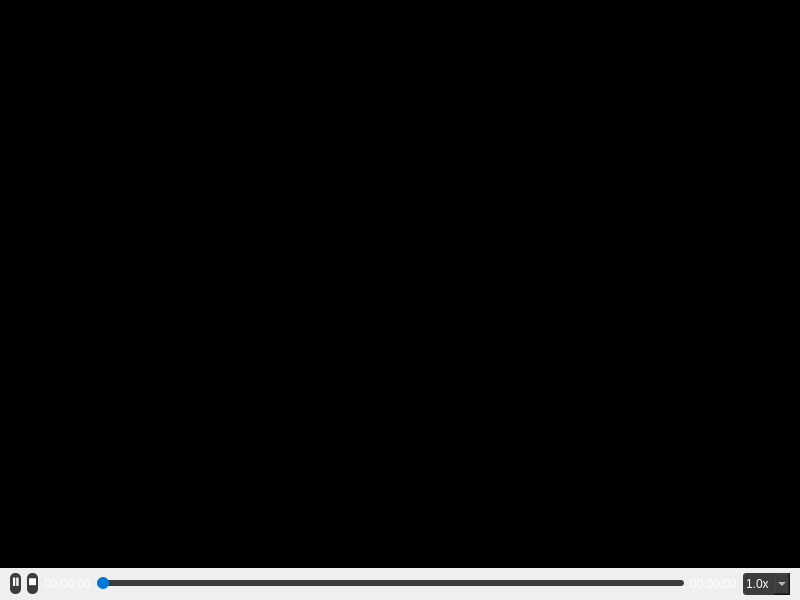
<?xml version="1.0" encoding="UTF-8"?>
<ui version="4.0">
 <class>XPlayVideo</class>
 <widget class="QWidget" name="XPlayVideo">
  <property name="geometry">
   <rect>
    <x>0</x>
    <y>0</y>
    <width>800</width>
    <height>600</height>
   </rect>
  </property>
  <property name="windowTitle">
   <string>视频回放</string>
  </property>
  <property name="styleSheet">
   <string notr="true">
    QPushButton {
        background-color: #3c3c3c;
        border: none;
        border-radius: 5px;
        color: white;
        font: bold 12px;
    }
    QPushButton:hover {
        background-color: #5c5c5c;
    }
    QSlider::groove:horizontal {
        height: 6px;
        background: #3c3c3c;
        border-radius: 3px;
    }
    QSlider::handle:horizontal {
        background: #0078d7;
        width: 12px;
        margin: -3px 0;
        border-radius: 6px;
    }
    QSlider::sub-page:horizontal {
        background: #0078d7;
        border-radius: 3px;
    }
    QLabel {
        color: white;
        font: 12px;
    }
    QComboBox {
        background-color: #3c3c3c;
        border: none;
        border-radius: 3px;
        padding: 3px;
        color: white;
    }
   </string>
  </property>
  <layout class="QVBoxLayout" name="verticalLayout">
   <property name="spacing">
    <number>0</number>
   </property>
   <property name="leftMargin">
    <number>0</number>
   </property>
   <property name="topMargin">
    <number>0</number>
   </property>
   <property name="rightMargin">
    <number>0</number>
   </property>
   <property name="bottomMargin">
    <number>0</number>
   </property>
   <item>
    <widget class="QWidget" name="video_widget" native="true">
     <property name="sizePolicy">
      <sizepolicy hsizetype="Expanding" vsizetype="Expanding">
       <horstretch>0</horstretch>
       <verstretch>0</verstretch>
      </sizepolicy>
     </property>
     <property name="styleSheet">
      <string notr="true">background-color: black;</string>
     </property>
    </widget>
   </item>
   <item>
    <layout class="QHBoxLayout" name="controlLayout">
     <property name="leftMargin">
      <number>10</number>
     </property>
     <property name="topMargin">
      <number>5</number>
     </property>
     <property name="rightMargin">
      <number>10</number>
     </property>
     <property name="bottomMargin">
      <number>5</number>
     </property>
     <item>
      <widget class="QPushButton" name="play_pause_btn">
       <property name="fixedSize">
        <size>
         <width>30</width>
         <height>30</height>
        </size>
       </property>
       <property name="text">
        <string>⏸</string>
       </property>
       <property name="toolTip">
        <string>播放/暂停</string>
       </property>
      </widget>
     </item>
     <item>
      <widget class="QPushButton" name="stop_btn">
       <property name="fixedSize">
        <size>
         <width>30</width>
         <height>30</height>
        </size>
       </property>
       <property name="text">
        <string>⏹</string>
       </property>
       <property name="toolTip">
        <string>停止</string>
       </property>
      </widget>
     </item>
     <item>
      <widget class="QLabel" name="current_time_label">
       <property name="fixedWidth">
        <number>70</number>
       </property>
       <property name="text">
        <string>00:00:00</string>
       </property>
      </widget>
     </item>
     <item>
      <widget class="QSlider" name="seek_slider">
       <property name="orientation">
        <enum>Qt::Horizontal</enum>
       </property>
       <property name="toolTip">
        <string>进度</string>
       </property>
       <property name="maximum">
        <number>1000</number>
       </property>
      </widget>
     </item>
     <item>
      <widget class="QLabel" name="total_time_label">
       <property name="fixedWidth">
        <number>70</number>
       </property>
       <property name="text">
        <string>00:00:00</string>
       </property>
      </widget>
     </item>
     <item>
      <widget class="QComboBox" name="speed_combo">
       <property name="toolTip">
        <string>播放速度</string>
       </property>
       <item>
        <property name="text">
         <string>1.0x</string>
        </property>
       </item>
       <item>
        <property name="text">
         <string>1.5x</string>
        </property>
       </item>
       <item>
        <property name="text">
         <string>2.0x</string>
        </property>
       </item>
       <item>
        <property name="text">
         <string>0.5x</string>
        </property>
       </item>
      </widget>
     </item>
    </layout>
   </item>
  </layout>
 </widget>
 <layoutdefault spacing="6" margin="11"/>
 <resources/>
 <connections>
  <connection>
   <sender>play_pause_btn</sender>
   <signal>clicked()</signal>
   <receiver>XPlayVideo</receiver>
   <slot>onPlayPauseClicked()</slot>
   <hints>
    <hint type="sourcelabel">
     <x>25</x>
     <y>570</y>
    </hint>
    <hint type="destinationlabel">
     <x>399</x>
     <y>299</y>
    </hint>
   </hints>
  </connection>
  <connection>
   <sender>stop_btn</sender>
   <signal>clicked()</signal>
   <receiver>XPlayVideo</receiver>
   <slot>onStopClicked()</slot>
   <hints>
    <hint type="sourcelabel">
     <x>60</x>
     <y>570</y>
    </hint>
    <hint type="destinationlabel">
     <x>399</x>
     <y>299</y>
    </hint>
   </hints>
  </connection>
  <connection>
   <sender>seek_slider</sender>
   <signal>sliderPressed()</signal>
   <receiver>XPlayVideo</receiver>
   <slot>onSeekSliderPressed()</slot>
   <hints>
    <hint type="sourcelabel">
     <x>400</x>
     <y>570</y>
    </hint>
    <hint type="destinationlabel">
     <x>399</x>
     <y>299</y>
    </hint>
   </hints>
  </connection>
  <connection>
   <sender>seek_slider</sender>
   <signal>sliderReleased()</signal>
   <receiver>XPlayVideo</receiver>
   <slot>onSeekSliderReleased()</slot>
   <hints>
    <hint type="sourcelabel">
     <x>400</x>
     <y>570</y>
    </hint>
    <hint type="destinationlabel">
     <x>399</x>
     <y>299</y>
    </hint>
   </hints>
  </connection>
  <connection>
   <sender>seek_slider</sender>
   <signal>valueChanged(int)</signal>
   <receiver>XPlayVideo</receiver>
   <slot>onSeekSliderMoved(int)</slot>
   <hints>
    <hint type="sourcelabel">
     <x>400</x>
     <y>570</y>
    </hint>
    <hint type="destinationlabel">
     <x>399</x>
     <y>299</y>
    </hint>
   </hints>
  </connection>
  <connection>
   <sender>speed_combo</sender>
   <signal>currentIndexChanged(int)</signal>
   <receiver>XPlayVideo</receiver>
   <slot>onSpeedChanged(int)</slot>
   <hints>
    <hint type="sourcelabel">
     <x>750</x>
     <y>570</y>
    </hint>
    <hint type="destinationlabel">
     <x>399</x>
     <y>299</y>
    </hint>
   </hints>
  </connection>
 </connections>
 <slots>
  <slot>onPlayPauseClicked()</slot>
  <slot>onStopClicked()</slot>
  <slot>onSeekSliderPressed()</slot>
  <slot>onSeekSliderReleased()</slot>
  <slot>onSeekSliderMoved(int)</slot>
  <slot>onSpeedChanged(int)</slot>
 </slots>
</ui>
